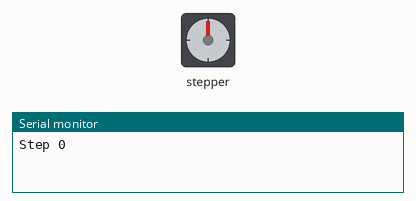
The sketch below on a simulated ESP8266 (NodeMCU). Parts: stepper motor, the last lines printed to the serial monitor. Stepper angles assume 2048 steps per turn.

Above: at 0.15 s.
At 10.03 s:
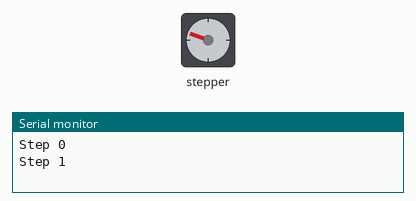
At 19.89 s:
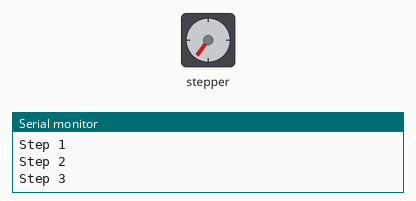
At 39.62 s:
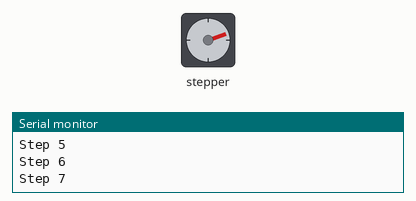
Timing chart, 0 to 40.0 s (numbered marks = the images above):
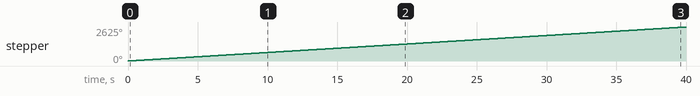

Measured:
- by itself, stepper: keeps turning clockwise at about 66°/s

The sketch:

Stepper_AhmedCollab.ino
```cpp
#include <Stepper.h>

const int stepsPerRevolution = 32;

Stepper myStepper(stepsPerRevolution, D1, D3, D2, D4);

void setup() {
  Serial.begin(115200);
  myStepper.setSpeed(700);

  for(int i = 0;i < 9;i++){
    Serial.printf("Step %d\n", i);
    myStepper.step(32*64);
  }

}

void loop() {

}
```
